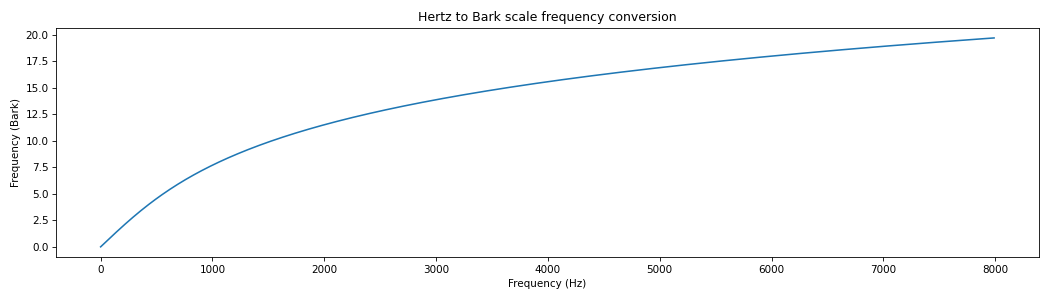

Python code for this plot:
import matplotlib.pyplot as plt
from spafe.utils.converters import hz2bark

# generate freqs array -> convert freqs
hz_freqs = [freq for freq in range(0, 8000, 10)]
bark_freqs = [hz2bark(freq) for freq in hz_freqs]

# visualize conversion
plt.figure(figsize=(14,4))
plt.plot(hz_freqs, bark_freqs)
plt.xlabel("Frequency (Hz)")
plt.ylabel("Frequency (Bark)")
plt.title("Hertz to Bark scale frequency conversion")
plt.tight_layout()
plt.show()
